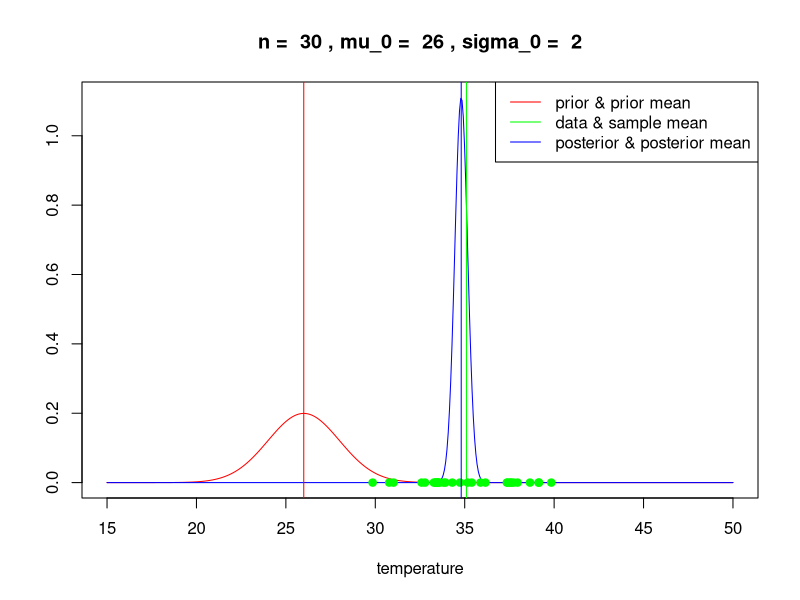
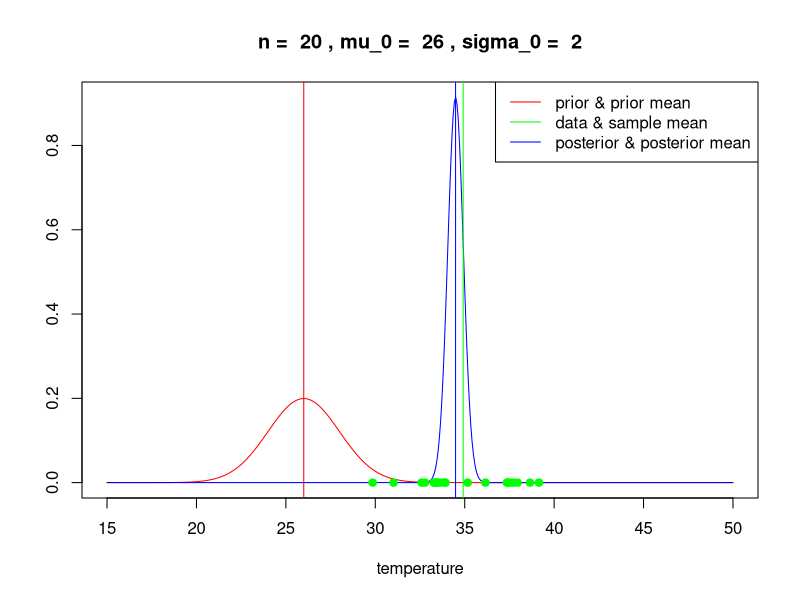
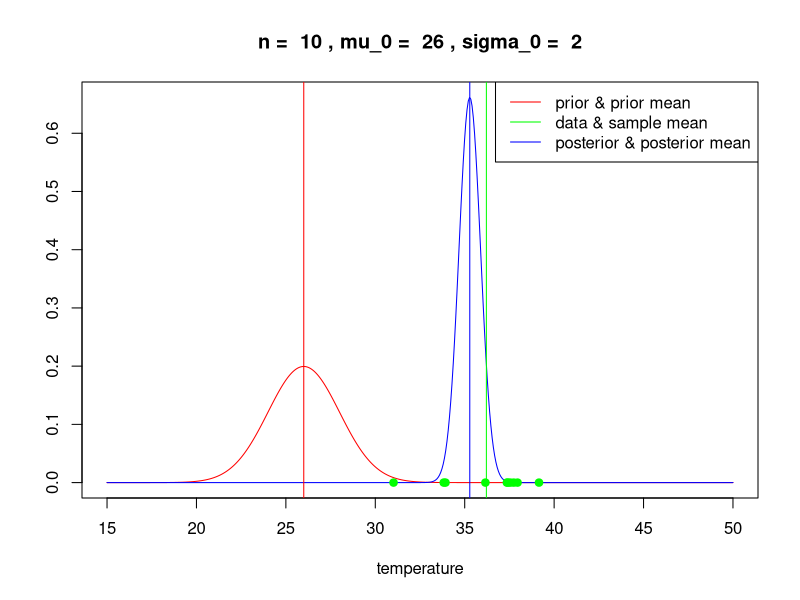
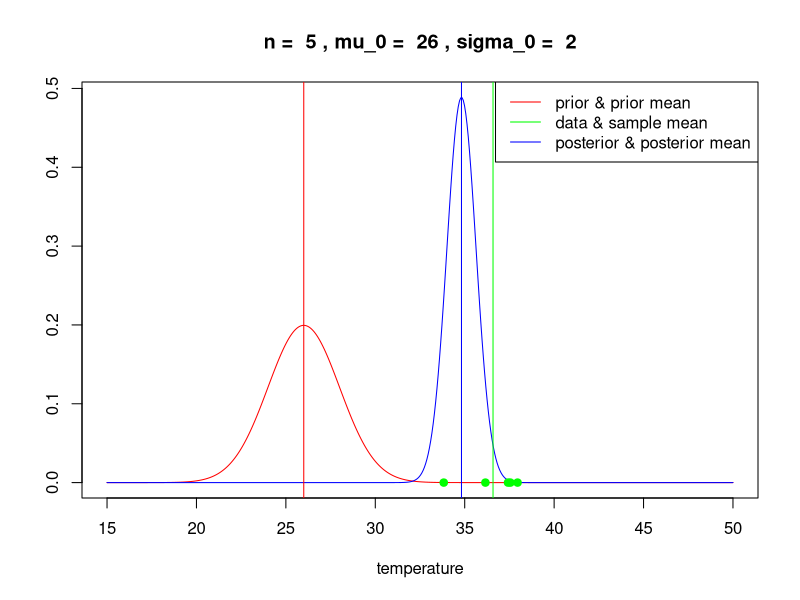
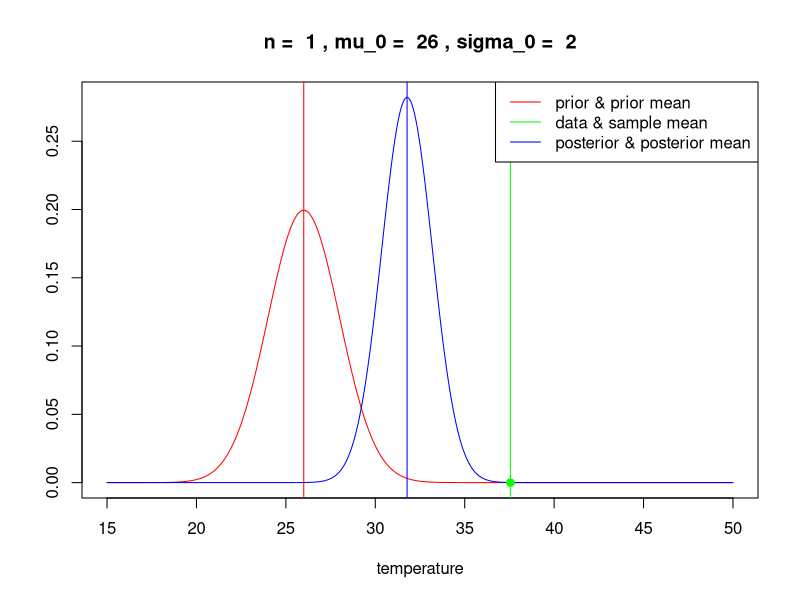

The R source for these figures, in order:

# Let's examine how the posterior distribution changes as the number of data points increases

plt <- function(n, prior_mean = 26, prior_sd = 2, legend = TRUE){
  # Read in the temperature data
  temp_data <- read.table("temperature.txt",header=T) 
  temp <- temp_data$Temp; N <- length(temp); 
  
  sigma_y <- 2  # assumed standard deviation of the data
  
  y <- temp[1:n]  # select the first n measurements
  post_sd <- sqrt(1/((1/prior_sd^2) + (n/sigma_y^2))) # calculate posterior sd
  post_mean <- post_sd^2*((prior_mean/prior_sd^2) + (n*mean(y)/sigma_y^2)) # calculate posterior mean		
  x <- seq(15,50,length=500)
  
  plot(x,dnorm(x,prior_mean,prior_sd), type='l', col="red", ylim=c(0,dnorm(post_mean,post_mean,post_sd)), 
       xlim = range(x), xlab="temperature", ylab="", 
       main=paste("n = ",n,", mu_0 = ", prior_mean, ", sigma_0 = ", prior_sd)) 
  
  lines(x, dnorm(x, post_mean, post_sd), col="blue")              
  
  points(y, rep(0,n), col="green", pch=19)
  
  abline(v=prior_mean, col="red")
  
  abline(v=post_mean, col="blue")
  
  abline(v=mean(y), col="green")
  
  if (legend == TRUE){
    legend("topright", dnorm(post_mean,post_mean,post_sd), c("prior & prior mean","data & sample mean","posterior & posterior mean"), 
           col=c("red","green","blue"), text.col="black",lty=1)
  }
}




# Make the plots
plt(n=30)
plt(n=20)
plt(n=10)
plt(n=5)
plt(n=1)
